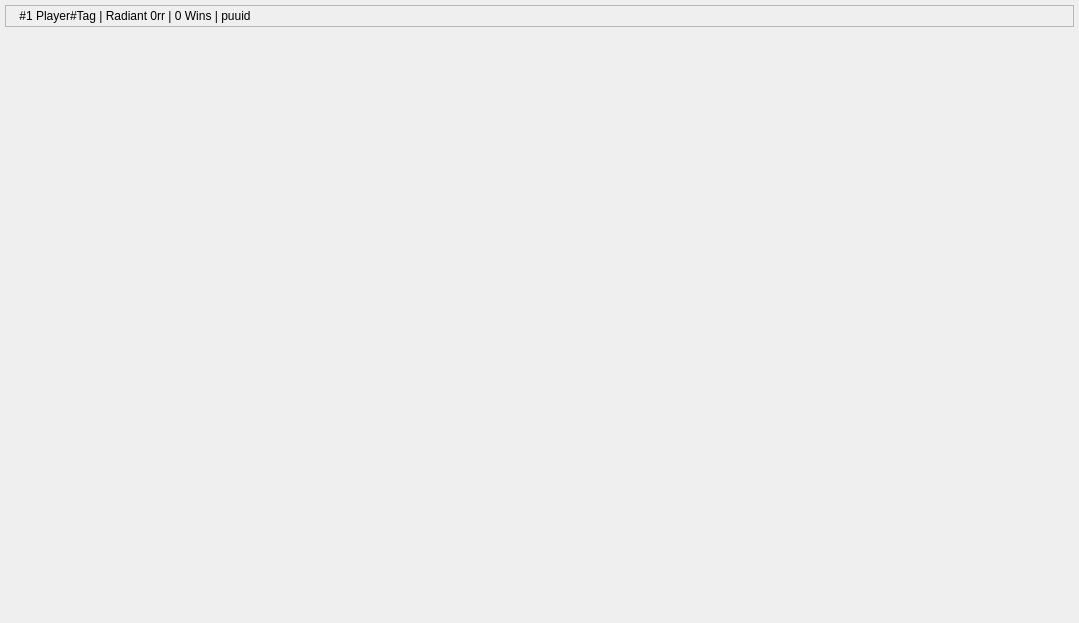
            <widget class="QWidget" name="PlayerScrollAreaLayout">
             <property name="geometry">
              <rect>
               <x>0</x>
               <y>0</y>
               <width>1079</width>
               <height>623</height>
              </rect>
             </property>
             <layout class="QVBoxLayout" name="verticalLayout_8" stretch="0,0">
              <property name="spacing">
               <number>5</number>
              </property>
              <property name="leftMargin">
               <number>5</number>
              </property>
              <property name="topMargin">
               <number>5</number>
              </property>
              <property name="rightMargin">
               <number>5</number>
              </property>
              <property name="bottomMargin">
               <number>5</number>
              </property>
              <item>
               <widget class="QFrame" name="PlayerTemplate">
                <property name="enabled">
                 <bool>true</bool>
                </property>
                <property name="frameShape">
                 <enum>QFrame::StyledPanel</enum>
                </property>
                <property name="frameShadow">
                 <enum>QFrame::Raised</enum>
                </property>
                <layout class="QHBoxLayout" name="horizontalLayout_5" stretch="0,0,0">
                 <property name="leftMargin">
                  <number>0</number>
                 </property>
                 <property name="topMargin">
                  <number>0</number>
                 </property>
                 <property name="rightMargin">
                  <number>0</number>
                 </property>
                 <property name="bottomMargin">
                  <number>0</number>
                 </property>
                 <item>
                  <widget class="QLabel" name="LeaderboardPlayerBanner">
                   <property name="text">
                    <string notr="true"/>
                   </property>
                   <property name="pixmap">
                    <pixmap>../Python/Valorant Tracking by NavisGames/ValorantTracking/Images/Example/ExampleBanner.png</pixmap>
                   </property>
                   <property name="scaledContents">
                    <bool>false</bool>
                   </property>
                  </widget>
                 </item>
                 <item>
                  <widget class="QLabel" name="LeaderboardPlayerInformation">
                   <property name="text">
                    <string notr="true">#1 Player#Tag | Radiant 0rr | 0 Wins | puuid</string>
                   </property>
                   <property name="alignment">
                    <set>Qt::AlignCenter</set>
                   </property>
                  </widget>
                 </item>
                 <item>
                  <spacer name="LeaderboardPlayerSpacer">
                   <property name="orientation">
                    <enum>Qt::Horizontal</enum>
                   </property>
                   <property name="sizeHint" stdset="0">
                    <size>
                     <width>40</width>
                     <height>20</height>
                    </size>
                   </property>
                  </spacer>
                 </item>
                </layout>
               </widget>
              </item>
              <item>
               <spacer name="LeaderboardSpacer">
                <property name="orientation">
                 <enum>Qt::Vertical</enum>
                </property>
                <property name="sizeHint" stdset="0">
                 <size>
                  <width>20</width>
                  <height>40</height>
                 </size>
                </property>
               </spacer>
              </item>
             </layout>
            </widget>
